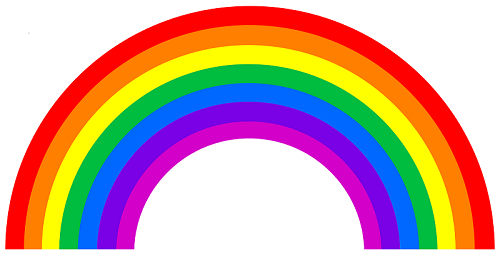
#> input picture SmallProjects/ar.png, 500 x 256 px
$ python ColorFilterImage.py
#> lines starting #> are read from the running program, lines starting #| are printed output that depends on the picture
import numpy as np
import cv2 as cv

frame = cv.imread('ar.png', 1)    # Load as a black and white image
#> frame is the input picture: shape (256, 500, 3); mean B, G, R 157.6, 167.1, 204.4
height, width = frame.shape[0:2]
#> height = 256; width = 500


frame = cv.cvtColor(frame, cv.COLOR_BGR2HSV)
#> frame: shape (256, 500, 3); mean H, S, V 34.9, 146.4, 245.4

for h in range(height):
    for w in range(width):
        temp = frame[h][w]
        # if temp[0] > 0:
        #     print(temp[0])
        if temp[0] < 70 or temp[0] > 95:
            frame[h][w] = [0,0,255]
#> frame: shape (256, 500, 3); mean H, S, V 5.3, 19.4, 249.8

frame = cv.cvtColor(frame, cv.COLOR_HSV2BGR)
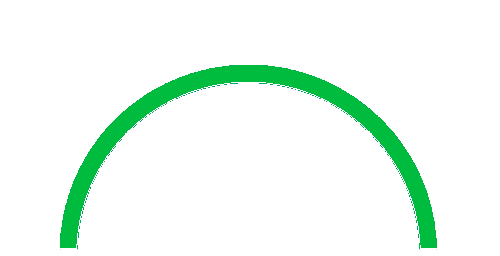
#> frame: shape (256, 500, 3); mean B, G, R 240.4, 249.8, 235.6


cv.imshow("Original", frame)

cv.waitKey(0)
cv.destroyAllWindows()
